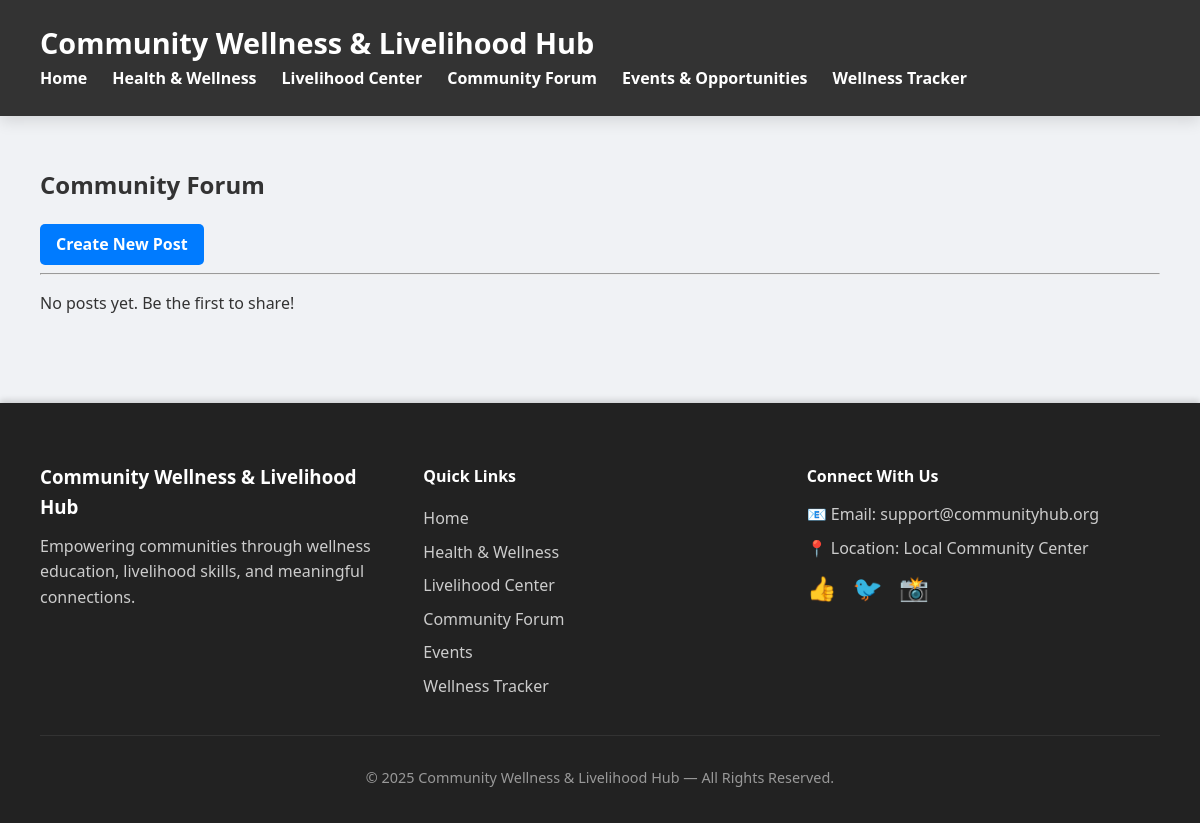
Before: /forum/ with the older database file.
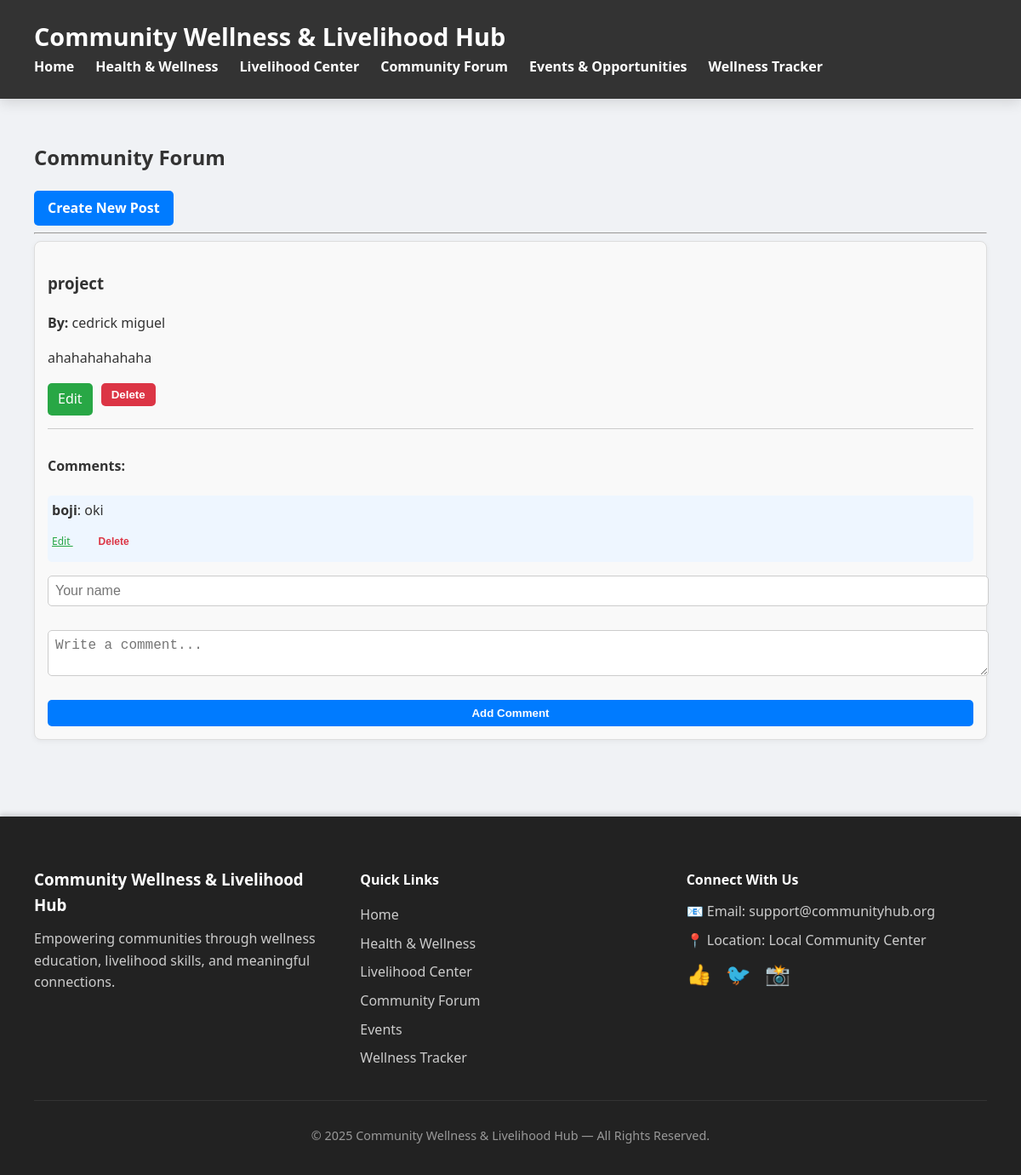
After: the same page with the newer database file.
### models.py (models this page shows)
class ForumPost(db.Model):
    id = db.Column(db.Integer, primary_key=True)
    username = db.Column(db.String(50), nullable=False)
    title = db.Column(db.String(200), nullable=False)
    content = db.Column(db.Text, nullable=False)

class Comment(db.Model):
    id = db.Column(db.Integer, primary_key=True)
    forum_post_id = db.Column(db.Integer, db.ForeignKey('forum_post.id'), nullable=False)
    username = db.Column(db.String(50), nullable=False)
    content = db.Column(db.Text, nullable=False)
    forum_post = db.relationship('ForumPost', backref=db.backref('comments', lazy=True))

### app.py (the view)
@forum_bp.route("/")
def forum():
    posts = ForumPost.query.all()
    return render_template("forum.html", posts=posts)

### Templates/forum.html (shortened to what this page needs)
{% extends "base.html" %}
{% block content %}
<h2>Community Forum</h2>
<a href="{{ url_for('forum.add_post') }}" class="button"
   style="background-color:#007BFF; color:white; padding:8px 16px;
          border-radius:5px; text-decoration:none;">
    Create New Post
</a>
<hr>
{% if posts %}
    {% for p in posts %}
        <div class="card"
             style="padding:15px; margin-bottom:20px; border:1px solid #ddd;
                    border-radius:8px; background-color:#f9f9f9;">
            <h3>{{ p.title }}</h3>
            <p><b>By:</b> {{ p.username }}</p>
            <p>{{ p.content }}</p>
            <div style="margin-top:10px; display:flex; gap:10px;">
                <a href="{{ url_for('forum.edit_forum', post_id=p.id) }}"
                style="background:#28a745; padding:6px 12px; color:white; border-radius:5px; text-decoration:none;">
                    Edit
                </a>
                <form action="{{ url_for('forum.delete_forum', post_id=p.id) }}" method="POST"
                    onsubmit="return confirm('Are you sure you want to delete this post?');">
                    <button style="background:#dc3545; padding:6px 12px; border:none; color:white; border-radius:5px;">
                        Delete
                    </button>
                </form>
            </div>
            <div class="comments"
                 style="margin-top:15px; padding-top:10px; border-top:1px solid #ccc;">
                <h4>Comments:</h4>
                <ul style="list-style-type:none; padding-left:0;">
                    {% for comment in p.comments %}
                        <li style="margin-bottom:10px; padding:5px;
                                   background-color:#eef6ff; border-radius:5px;">
                            <strong>{{ comment.username }}</strong>: {{ comment.content }}
                            <div style="margin-top:5px;">
                                <a href="{{ url_for('forum.edit_comment', comment_id=comment.id) }}"
                                style="font-size:12px; margin-right:10px; color:#28a745;">
                                    Edit
                                </a>
                                <form action="{{ url_for('forum.delete_comment', comment_id=comment.id) }}"
                                    method="POST" style="display:inline;"
                                    onsubmit="return confirm('Delete comment?');">
                                    <button style="font-size:12px; color:#dc3545; background:none; border:none; cursor:pointer;">
                                        Delete
                                    </button>
                                </form>
                            </div>
                        </li>
                    {% else %}
                        <li>No comments yet.</li>
                    {% endfor %}
                </ul>
            </div>
            <div class="add-comment" style="margin-top:10px;">
                <form action="{{ url_for('forum.add_comment', post_id=p.id) }}"
                      method="POST"
                      style="display:flex; flex-direction:column; gap:8px;">
                    <input type="text" name="username" placeholder="Your name" required
                           style="padding:8px; border-radius:5px; border:1px solid #ccc;">
                    <textarea name="content" placeholder="Write a comment..." required
                              style="padding:8px; border-radius:5px; border:1px solid #ccc;"></textarea>
                    <button type="submit"
                            style="background-color:#007BFF; color:white;
                                   border:none; padding:8px 16px;
                                   border-radius:5px; cursor:pointer;">
                        Add Comment
                    </button>
                </form>
            </div>
        </div>
    {% endfor %}
{% else %}
    <p>No posts yet. Be the first to share!</p>
{% endif %}
{% endblock %}

Changed rows visible on the page:
added ForumPost: title "project", username "cedrick miguel", content "ahahahahahaha"
added Comment: username "boji", content "oki"
Other visible differences:
text no longer shown: "No posts yet. Be the first to share!"
